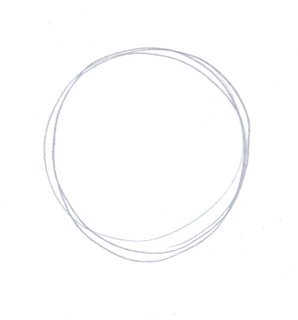
#> input picture circulo2.jpg, 298 x 320 px
$ python pruebaOpencv.py   (older library calls are emulated)
#> lines starting #> are read from the running program, lines starting #| are printed output that depends on the picture; after the words box and inside, x2 and y2 are one past the last pixel; in counts of white or black regions, pixels touching at a corner belong together
# -*- coding: utf-8 -*-
"""
Detector de contornos

Convertir la imagen a escala de grises
Filtrar la imagen para eliminar el ruido
Aplicar el detector de bordes Canny
Buscar los contornos dentro de los bordes detectados
Dibujar dichos contornos

OPENCV: MODO BGR
MATPLOTLIB: MODO RGB

"""


import numpy as np
import cv2
from matplotlib import pyplot as plt
from skimage import color
from matplotlib.pylab import hist,show
# Propiedades de la imagen
# img.shape, img.size, img.dtype
def properties(img):
    print("Dimensiones:  "+str(img.shape))
    print("Cantidad: "+str(img.size))
    print("Tipo de datos: "+str(img.dtype))
# Imagen origninal

# Cargamos la imagen
original = cv2.imread("circulo2.jpg")
#> original is the input picture: shape (320, 298, 3); mean B, G, R 253.4, 253.2, 253.1
cv2.imshow("original", original)
properties(original)
#| Dimensiones:  (320, 298, 3)
#| Cantidad: 286080
#| Tipo de datos: uint8
# 1. Convertir imagen a escala de grises
gris= cv2.imread('circulo2.jpg', cv2.COLOR_BGR2GRAY)
#cv2.imshow('gris',gris)


# 2. Aplicar filtro gausiano--> con una mascara se recorre la matriz y se suaviza
gaussiana = cv2.GaussianBlur(gris, (5,5),0) #CV2.Gaussiana(Imagen, Dimensiones kernel, desviacion estandar de la gaussiana)
#cv2.imshow("suavisada", gaussiana)


# 3. Deteccion de bordes
    #3.1 Detección de bordes con Sobel--> detecta cambios de intensidad(Gradiente)
    #3.2 Supresión de píxeles fuera del borde-->solo se queda con bordes de cierto grosor
    #3.3 Aplicar umbral por histéresis--> se establecen 2 umbrales uno por max yuno minimo
#    Si el valor del píxel es mayor que el umbral máximo, el píxel se considera parte del borde.
#    Un píxel se considera que no es borde si su valor es menor que el umbral mínimo,
#    Si está entre el máximo y el mínimo, será parte del borde si está conectado con un píxel que forma ya parte del borde.

canny = cv2.Canny(gaussiana, 50, 150) #canny = cv2.Canny(imagen, umbral_minimo, umbral_maximo)
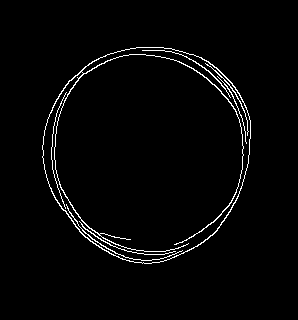
#> canny: shape (320, 298); 2.3% white in thin lines or dots, all inside (x1, y1, x2, y2) = (42, 47, 251, 264)
cv2.imshow("canny", canny)


# 4. Se buscan y dibujan los contornos
(_, contornos,_) = cv2.findContours(canny.copy(), cv2.RETR_EXTERNAL, cv2.CHAIN_APPROX_SIMPLE)
#> contornos = 1 contour; box (x1, y1, x2, y2) and area: (42, 47, 251, 264) 34905
#cv2.imshow("cannyup", cannyup)

canvas=np.zeros_like(original[:])
cv2.drawContours(original,contornos,-1,(255,255,255), 2)
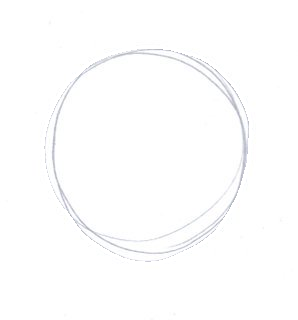
#> original: shape (320, 298, 3); 2.16% of pixels changed, all inside (x1, y1, x2, y2) = (41, 46, 252, 264)
cv2.drawContours(canvas,contornos,-1,(255,255,255), 2)
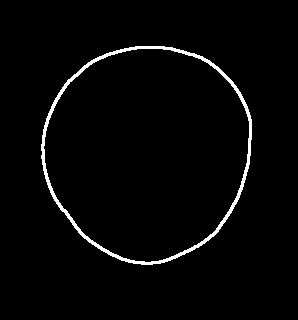
#> canvas: shape (320, 298, 3); 2.4% white; 1 white region, box (x1, y1, x2, y2) and area: (41, 46, 252, 265) 2302
cv2.imshow("contornos", canvas)

cv2.waitKey(0)
cv2.destroyAllWindows()
'''
hist(ana.allradius(Creducido))
show()
# 1. Convertir imagen a escala de grises
gris= cv2.imread('circulo2.jpg', cv2.COLOR_BGR2GRAY)
#cv2.imshow('image',img)
#cv2.waitKey(0)
#cv2.destroyAllWindows()

# 2. Aplicar filtro gausiano--> con una mascara se recorre la matriz y se suaviza
gaussiana = cv2.GaussianBlur(gris, (50,150),0)
cv2.imshow("gris", gaussiana)

cv2.waitKey(0)
cv2.destroyAllWindows()

# 3. Deteccion de bordes
    #3.1 Detección de bordes con Sobel--> detecta cambios de intensidad(Gradiente)
    #3.2 Supresión de píxeles fuera del borde-->solo se queda con bordes de cierto grosor
    #3.3 Aplicar umbral por histéresis--> se establecen 2 umbrales uno por max yuno minimo
#    Si el valor del píxel es mayor que el umbral máximo, el píxel se considera parte del borde.
#    Un píxel se considera que no es borde si su valor es menor que el umbral mínimo,
#    Si está entre el máximo y el mínimo, será parte del borde si está conectado con un píxel que forma ya parte del borde.
canny = cv2.Canny(gaussiana, 50, 150)
cv2.imshow("canny", canny)

cv2.waitKey(0)
cv2.destroyAllWindows()
# Borde vs Contorno:
#  Borde=> Cambios de intensidad pronunciados
#  Contorno=> curva sin huevos ni saltos

# Buscamos los contornos

(_, contornos,_) = cv2.findContours(canny.copy(), cv2.RETR_EXTERNAL, cv2.CHAIN_APPROX_SIMPLE)

cv2.drawContours(original,contornos,-1,(0,0,255), 2)
cv2.imshow("contornos", original)

cv2.waitKey(0)
'''

#(imagen, contornos, jerarquia) = cv2.findContours(imagenbinarizada, modo_contorno, metodo_aproximacion)

$ run again, with circulo.png saved as circulo2.jpg
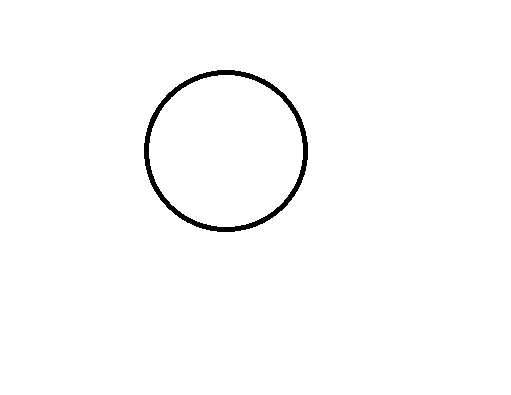
#> input picture circulo.png, 511 x 395 px
#> original is the input picture: shape (395, 511, 3); min 0, max 255, mean 251.9
#| Dimensiones:  (395, 511, 3)
#| Cantidad: 605535
#| Tipo de datos: uint8
#> `canny = cv2.Canny(gaussiana, 50, 150)`:
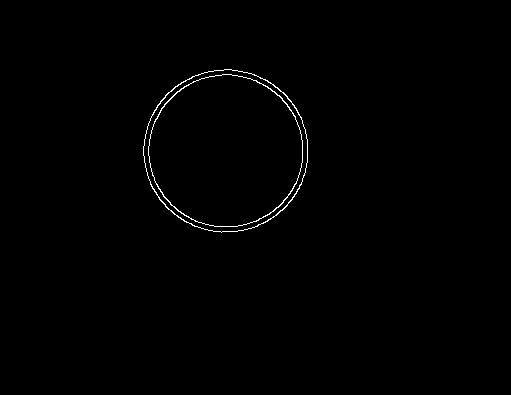
#> canny: shape (395, 511); 0.56% white in thin lines or dots, all inside (x1, y1, x2, y2) = (143, 69, 308, 233)
#> contornos = 1 contour; box (x1, y1, x2, y2) and area: (143, 69, 308, 233) 20896
#> original: shape (395, 511, 3); 0.56% of pixels changed, all inside (x1, y1, x2, y2) = (144, 68, 309, 232)
#> `cv2.drawContours(canvas,contornos,-1,(255,255,255), 2)`:
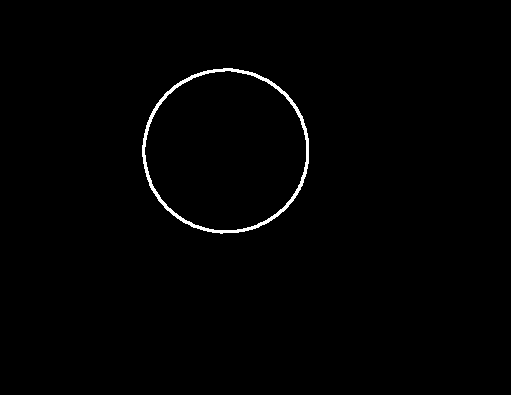
#> canvas: shape (395, 511, 3); 0.88% white; 1 white region, box (x1, y1, x2, y2) and area: (142, 68, 309, 234) 1771
